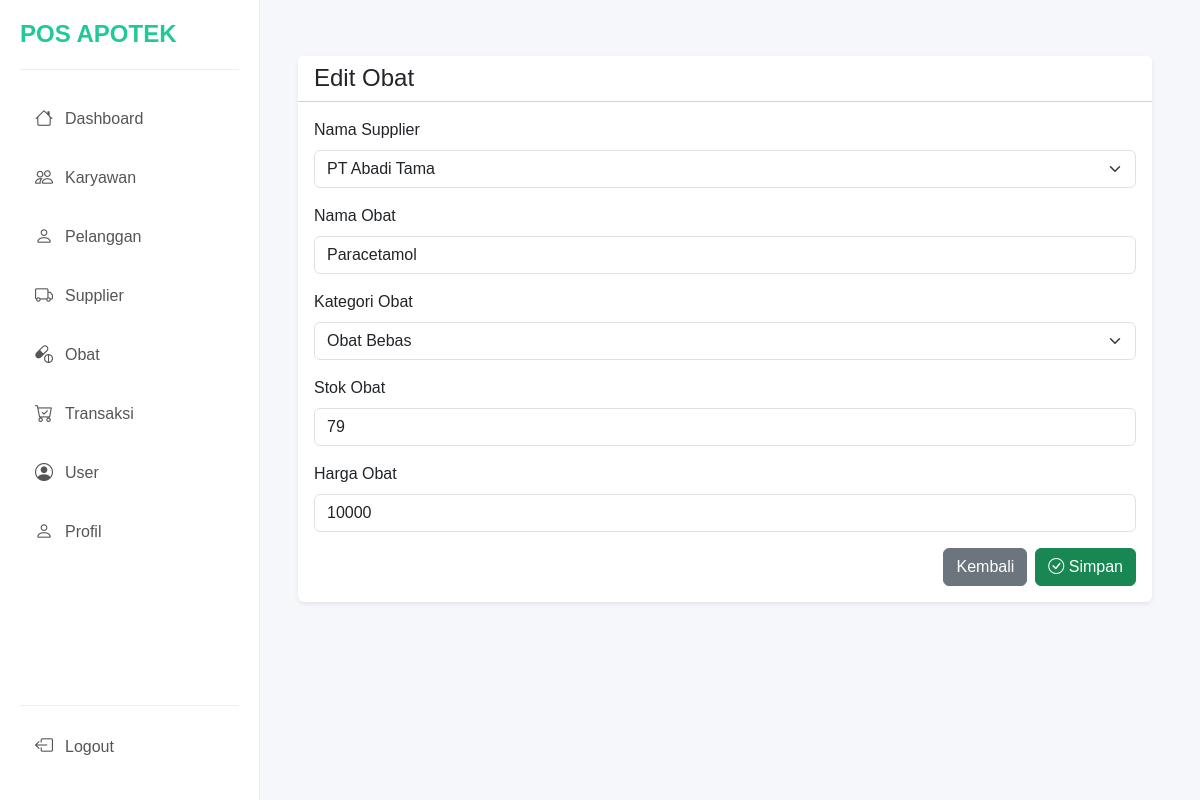
The app's page /page/dashboard.php?page=edit_obat&id_obat=OB001 (signed in) with its own data.
### tables this page shows
CREATE TABLE `obat` (
  `id_obat` char(8) NOT NULL,
  `id_supplier` char(8) NOT NULL,
  `nama_obat` varchar(55) NOT NULL,
  `kategori_obat` enum('Obat Bebas','Obat Keras','Obat Bebas Terbatas','') NOT NULL,
  `stok_obat` int(10) NOT NULL,
  `harga_obat` double NOT NULL
);

CREATE TABLE `supplier` (
  `id_supplier` char(8) NOT NULL,
  `nama_perusahaan` varchar(55) NOT NULL,
  `no_telepon` varchar(15) NOT NULL,
  `alamat` varchar(55) NOT NULL
);

### config/Database.php (called while the page is built, shortened)
<?php
class Database {
    private $conn;
    private function connect() {
        $host = "localhost";
        $user = "root";
        $pass = "";
        $db   = "pos_apotek";
        $this->conn = new mysqli($host, $user, $pass, $db);
    }
    public function getConnection() {
        return $this->conn;
    }
}
?>

### class/supplier.php (called while the page is built, shortened)
<?php
require_once '../config/Database.php';
class Supplier
{
    private $table = "supplier";
    private $conn;
    public function __construct()
    {
        $this->db = new Database();
        $this->conn = $this->db->getConnection();
    }
    public function getAllSupplier()
    {
        $query = "SELECT * FROM $this->table";
        $stmt = $this->conn->prepare($query);
        $stmt->execute();
        $result = $stmt->get_result()->fetch_all(MYSQLI_ASSOC);
        return $result;
    }
}

### class/obat.php (called while the page is built, shortened)
<?php
require_once '../config/Database.php';
class Obat
{
    private $table = "obat";
    private $conn;
    public function __construct()
    {
        $this->db = new Database();
        $this->conn = $this->db->getConnection();
    }
    public function getObatById($id_obat)
    {
        $query = "SELECT * FROM $this->table
                  WHERE id_obat = ?";
        $stmt = $this->conn->prepare($query);
        $stmt->bind_param("s", $id_obat);
        $stmt->execute();
        $result = $stmt->get_result()->fetch_assoc();
        return $result;
    }
}

### page/obat/edit_obat.php (the view, shortened to what this page needs)
<?php
require_once '../class/obat.php';
require_once '../class/supplier.php';
$obat = new Obat();
$supplier = new Supplier();
$id_obat = $_GET['id_obat'];
$data_obat = $obat->getObatById($id_obat);
$dataSupplier = $supplier->getAllSupplier();
?>
<div class="container-fluid p-4">
    <div class="card shadow-sm border-0">
        <div class="card-header bg-white">
            <h4 class="mb-0">
                Edit Obat
            </h4>
        </div>
        <div class="card-body">
            <form action="dashboard.php?page=edit_obat&id_obat=<?= $id_obat ?>" method="POST">
                <div class="mb-3">
                    <label class="form-label">
                        Nama Supplier
                    </label>
                    <select name="id_supplier" class="form-select" required>
                        <?php foreach($dataSupplier as $row){ ?>
                        <option value="<?= $row['id_supplier']; ?>"
                            <?php if($row['id_supplier'] == $data_obat['id_supplier']) { echo 'selected'; } ?>>
                            <?= htmlspecialchars($row['nama_perusahaan']); ?>
                        </option>
                        <?php } ?>
                    </select>
                </div>
                <div class="mb-3">
                    <label class="form-label">
                        Nama Obat
                    </label>
                    <input type="text" name="nama_obat" class="form-control" placeholder="Masukkan Nama Obat" required
                        value="<?= htmlspecialchars($data_obat['nama_obat']) ?>">
                </div>
                <div class="mb-3">
                    <label class="form-label">
                        Kategori Obat
                    </label>
                    <select name="kategori_obat" class="form-select" required>
                        <option value="Obat Bebas"
                            <?php if($data_obat['kategori_obat'] == 'Obat Bebas') echo 'selected'; ?>>
                            Obat Bebas
                        </option>
                    </select>
                </div>
                <div class="mb-3">
                    <label class="form-label">
                        Stok Obat
                    </label>
                    <input type="number" name="stok_obat" class="form-control" placeholder="Masukkan Stok Obat" required
                        value="<?= $data_obat['stok_obat'] ?>">
                </div>
                <div class="mb-3">
                    <label class="form-label">
                        Harga Obat
                    </label>
                    <input type="number" name="harga_obat" class="form-control" placeholder="Masukkan Harga Obat"
                        required value="<?= $data_obat['harga_obat'] ?>">
                </div>
                <div class="d-flex justify-content-end gap-2">
                    <a href="?page=obat" class="btn btn-secondary">
                        Kembali
                    </a>
                    <button type="submit" name="edit_obat" class="btn btn-success">
                        <i class="bi bi-check-circle"></i>
                        Simpan
                    </button>
                </div>
            </form>
        </div>
    </div>
</div>

### css/style.css (style rules this page uses)
body { background:#f5f7fb; margin:0; font-family:Arial, Helvetica, sans-serif; }
a { text-decoration: none; color: black; }

### records on screen
obat: id_supplier "PT Abadi Tama", nama_obat "Paracetamol", kategori_obat "Obat Bebas", stok_obat "79", harga_obat "10000"
